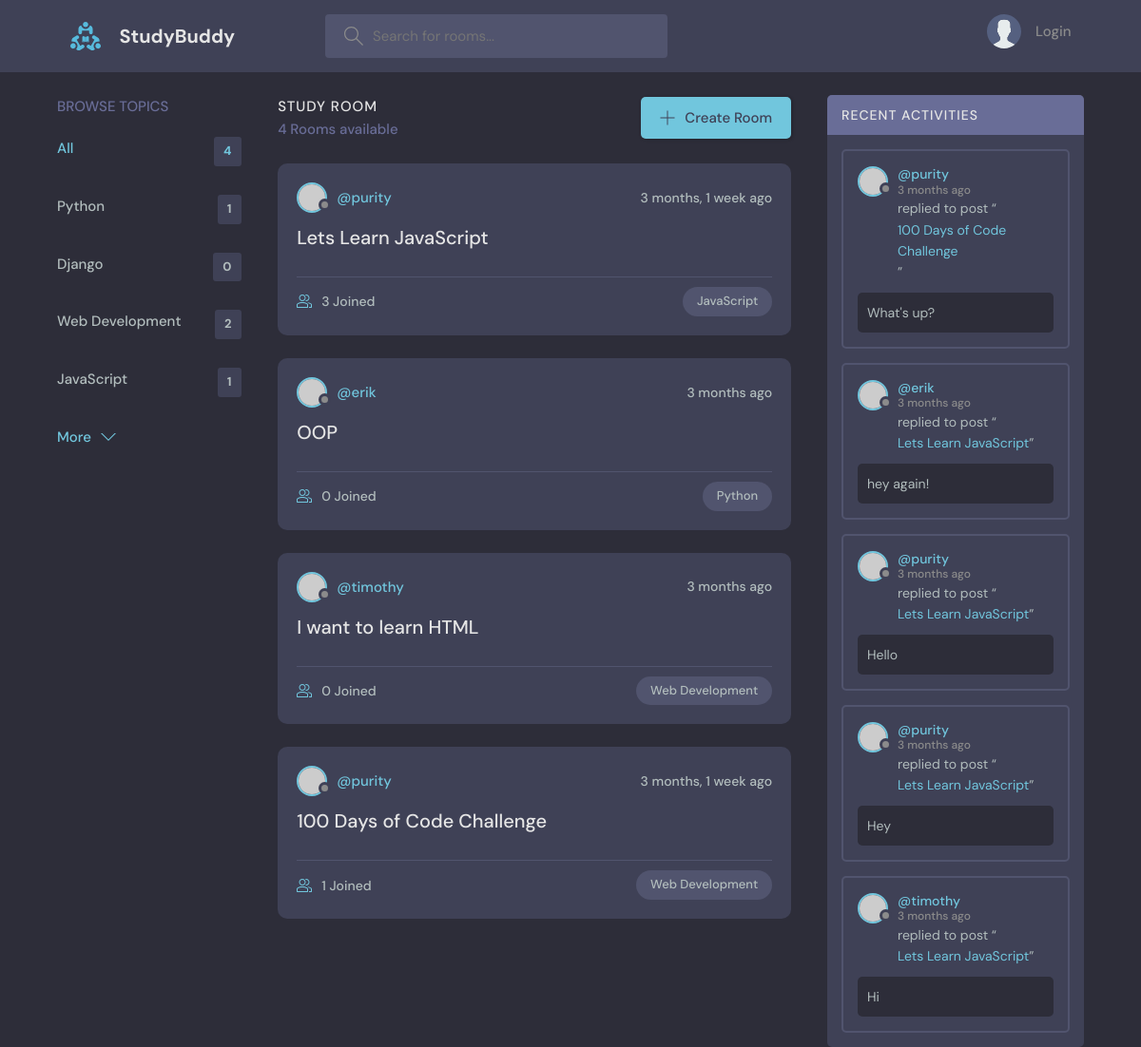
The app's page /, older data.
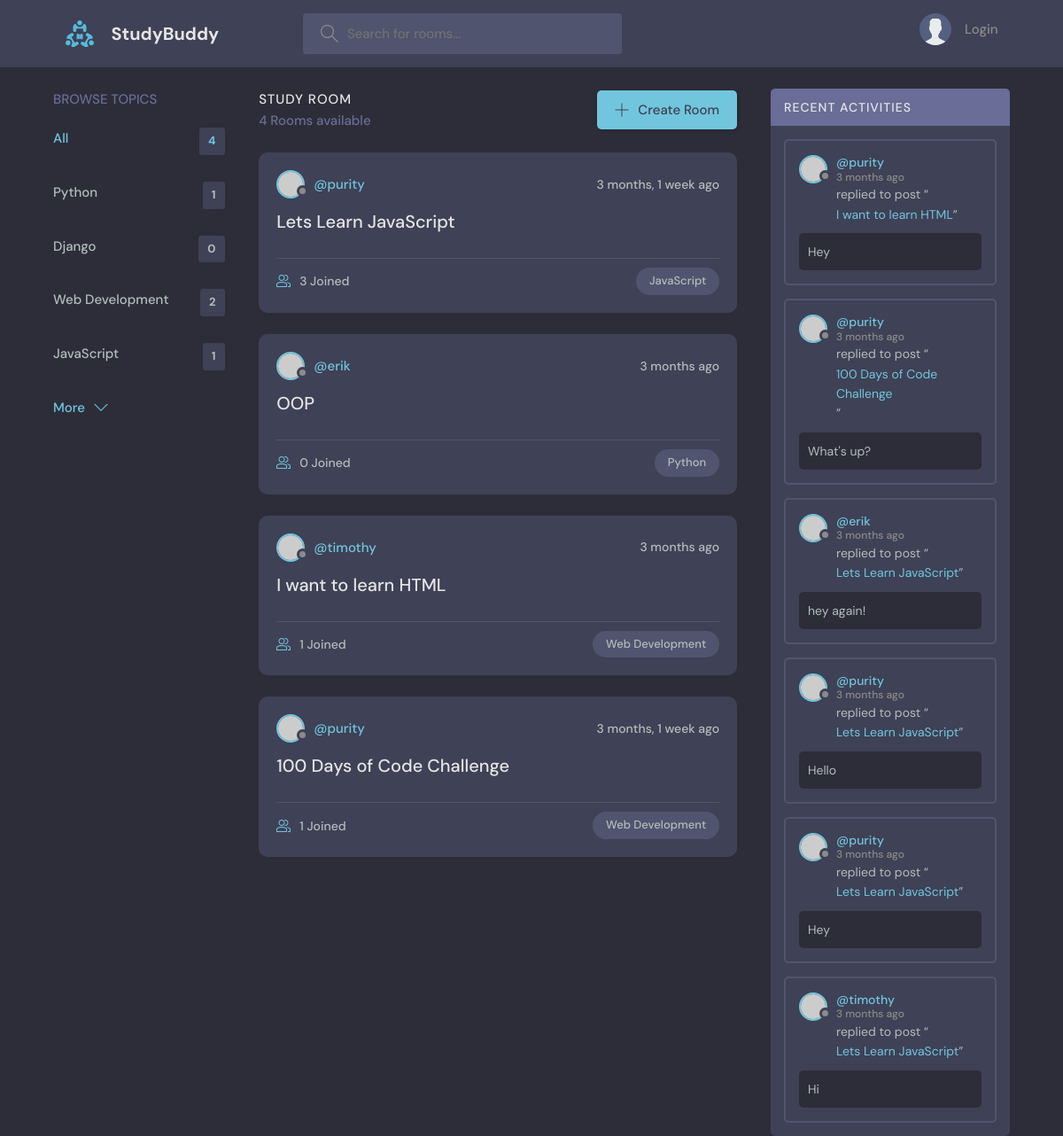
The same page, newer data.
### base/models.py (models this page shows, shortened)
class Topic(models.Model):
    name = models.CharField(max_length=200)

class Room(models.Model):
    host = models.ForeignKey(User, on_delete=models.SET_NULL, null=True)
    topic = models.ForeignKey(Topic, on_delete=models.SET_NULL, null=True)
    name = models.CharField(max_length=200)
    description = models.TextField(null=True, blank=True) #null=True, meaning field can be empty. blank=True, to allow blank/empty forms
    participants = models.ManyToManyField(User, related_name='participants', blank=True) #all users  active in a room
    updated = models.DateTimeField(auto_now=True)  #take timestamp of row when it's updated
    created = models.DateTimeField(auto_now_add=True) #take timestamp of row hen it's created only
    class Meta:
        ordering = ['-updated', '-created']
    def __str__(self):
        return self.name

class Message(models.Model):
    user = models.ForeignKey(User, on_delete=models.CASCADE) #user sending the message. 1-to-many relationship with Message
    room = models.ForeignKey(Room, on_delete=models.CASCADE) #database relationship - 1-to-many relationship with Room
    body = models.TextField()
    updated = models.DateTimeField(auto_now=True)   #take timestamp everytime the row is updated
    created = models.DateTimeField(auto_now_add=True) #take timestamp only when the record/row is created
    class Meta:
        ordering = ['-updated', '-created']

### base/views.py (the view)
# urls.py: path('', views.home, name="home"),
def home(request):
    q = request.GET.get('q') if request.GET.get('q') != None else ''
    rooms = Room.objects.filter(
        Q(topic__name__icontains=q) |
        Q(name__contains=q)    |
        Q(description__icontains=q)
        )
    topics = Topic.objects.all()
    room_count = rooms.count()
    room_messages = Message.objects.filter(Q(room__topic__name__icontains=q))
    context = {'rooms': rooms, 'topics': topics,
               'room_count': room_count, 'room_messages': room_messages}
    return render(request, 'base/home.html', context)

### base/templates/base/home.html (shortened to what this page needs)
{% extends 'main.html' %}
{% block content %}
    <main class="layout layout--3">
      <div class="container">
        {% include 'base/topics_component.html' %}
        <div class="roomList">
          <div class="roomList__header">
            <div>
              <h2>Study Room</h2>
              <p>{{room_count}} Rooms available</p>
            </div>
            <a class="btn btn--main" href="create-room.html">
              <svg version="1.1" xmlns="http://www.w3.org/2000/svg" width="32" height="32" viewBox="0 0 32 32">
                <title>add</title>
                <path
                  d="M16.943 0.943h-1.885v14.115h-14.115v1.885h14.115v14.115h1.885v-14.115h14.115v-1.885h-14.115v-14.115z"
                ></path>
              </svg>
              Create Room
            </a>
          </div>
          {% include 'base/feed_component.html' %}
        </div>
        {% include 'base/activity_component.html' %}
      </div>
    </main>
{% endblock content%}

### base/templates/base/topics_component.html
<div class="topics">
    <div class="topics__header">
      <h2>Browse Topics</h2>
    </div>
    <ul class="topics__list">
      <li>
        <a href="{% url 'home' %}" class="active">All <span>{{topics.count}}</span></a>
      </li>
      {% for topic in topics %}
      <li>
        <a href="{% url 'home' %}?q={{topic.name}}">{{topic.name}} <span>{{topic.room_set.all.count}}</span></a>
      </li>
      {% endfor %}
    </ul>
    <a class="btn btn--link" href="topics.html">
      More
      <svg version="1.1" xmlns="http://www.w3.org/2000/svg" width="32" height="32" viewBox="0 0 32 32">
        <title>chevron-down</title>
        <path d="M16 21l-13-13h-3l16 16 16-16h-3l-13 13z"></path>
      </svg>
    </a>
  </div>

### base/templates/base/feed_component.html (shortened to what this page needs)
{% for room in rooms %}
<div class="roomListRoom">
    <div class="roomListRoom__header">
      <a href="{% url 'user-profile' room.host.id %}" class="roomListRoom__author">
        <div class="avatar avatar--small">
          <img src="https://randomuser.me/api/portraits/women/11.jpg" />
        </div>
        <span>@{{room.host.username}}</span>
      </a>
      <div class="roomListRoom__actions">
        <span>{{room.created|timesince}} ago</span>
      </div>
    </div>
    <div class="roomListRoom__content">
      <a href="{% url 'room' room.id %}">{{room.name}}</a>
    </div>
    <div class="roomListRoom__meta">
      <a href="{% url 'room' room.id %}" class="roomListRoom__joined">
        {{room.participants.all.count}} Joined
      </a>
      <p class="roomListRoom__topic">{{room.topic.name}}</p>
    </div>
  </div>
  {% endfor %}

### base/templates/base/activity_component.html (shortened to what this page needs)
<div class="activities">
    <div class="activities__header">
      <h2>Recent Activities</h2>
    </div>
    {% for message in room_messages %}
    <div class="activities__box">
      <div class="activities__boxHeader roomListRoom__header">
        <a href="{% url 'user-profile' message.user.id %}" class="roomListRoom__author">
          <div class="avatar avatar--small">
            <img src="https://randomuser.me/api/portraits/women/11.jpg" />
          </div>
          <p>
            @{{message.user}}
            <span>{{message.created|timesince}} ago</span>
          </p>
        </a>
      </div>
      <div class="activities__boxContent">
        <p>replied to post “<a href="{% url 'room' message.room.id %}">{{message.room}}</a>”</p>
        <div class="activities__boxRoomContent">
          {{message.body}}
        </div>
      </div>
    </div>
    {% endfor %}
  </div>

Row changes from the older to the newer data that the page shows:
computed for Room "I want to learn HTML": participants.all.count "0" → "1"
added Message: user "purity", created "3 months", room "I want to learn HTML", body "Hey"
